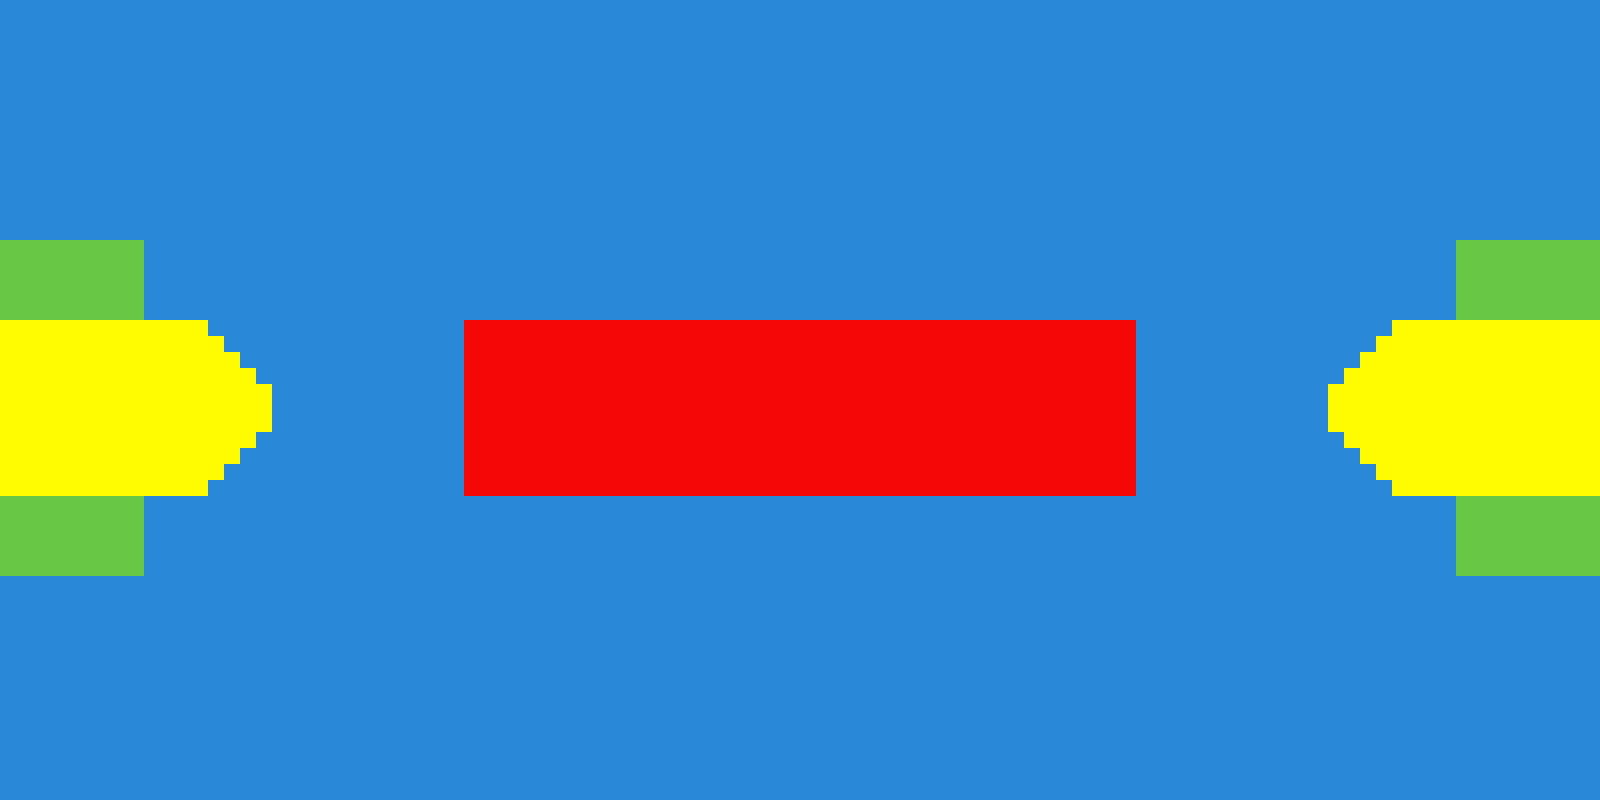

This is a level from a 2D game, rendered from its Tiled map with the project's own tilesets. A one-line summary and the map file follow, with tile-layer data summarised:
An orthogonal 100x50 tile map with 16x16 px tiles, 1 tile layer (Calque de Tile 1).

<map version="1.0" orientation="orthogonal" width="100" height="50" tilewidth="16" tileheight="16">
 <tileset firstgid="1" name="Robot" tilewidth="16" tileheight="16">
  <image source="tileset.png" trans="ff00ff" width="80" height="16" />
 </tileset>
 <layer name="Calque de Tile 1" width="100" height="50">
  <data>[5000 cells, 5000 non-empty, 4 distinct tile ids]</data>
 </layer>
</map>
